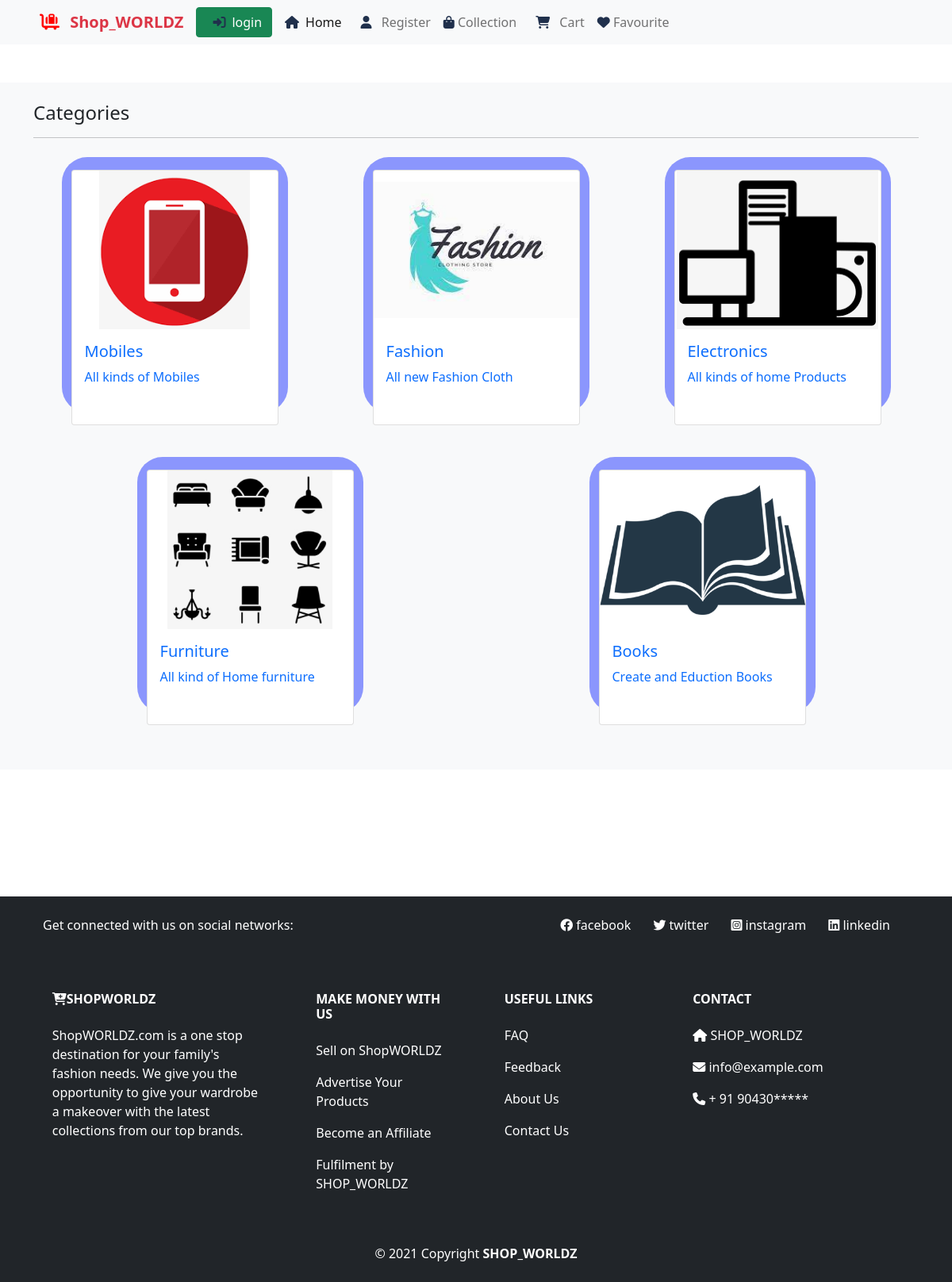
Screenshot of /collection/ with the database file from the repository.
### Shop/models.py (models this page shows, shortened)
class Catagory(models.Model):
  name=models.CharField(max_length=150,null=False,blank=False)
  image =models.ImageField(upload_to=getfileName,null=True,blank=True)
  description =models.TextField(max_length=500,null=False,blank=False)
  status =models.BooleanField(default=False,help_text="0-Show,1-Hidden")
  created_at = models.DateTimeField(auto_now_add=True)

### Shop/views.py (the view)
# urls.py: path('collection/',views.collections,name='collection'),
def collections(request):
  catagory  = Catagory.objects.filter(status=0)
  return render(request,"collection.html",context={"catagory":catagory})

### Shop/templates/collection.html (shortened to what this page needs)
{% extends 'layout/main.html' %}
{% block body %}
  <section class="bg-light py-4 my-5" style="min-height:600px;">
    <div class="container">
      <div class="row justify-content-around ">
        <div class="col-12">
          <h4 class="mb-3">Categories</h4>
          <hr style="border-color:#b8bfc2;">
        </div>
        {% for item in catagory %}
        <div class="col-md-4 col-lg-3 products_card  mb-5">
          <div class="card my-3">
            <img src="{{item.image}}"  class="card-img-top" alt="Categories">
            <a href= {% url 'collectionveiw' item.name %}>
            <div class="card-body">
              <h5 class="card-title text-primary">{{ item.name }}</h5>
              <p class="card-text">{{ item.description }}</p>
            </div>
          </a>
          </div>
        </div>
        {% endfor %}
      </div>
      </div>
  </section>
{% endblock body %}

### static/css/style.css (style rules this page uses)
a { text-decoration:none; }
.products_card { background-color:rgba(0, 26, 255, 0.442); border-radius:2rem ; margin:0.5rem; }
.card { height: 100%; }
.card-img-top { height: 200px; object-fit: contain; object-position: center; }

### rows the page displays
Catagory: image (picture), name "Mobiles", description "All kinds of Mobiles"
Catagory: image (picture), name "Fashion", description "All new Fashion Cloth"
Catagory: image (picture), name "Electronics", description "All kinds of home Products"
Catagory: image (picture), name "Furniture", description "All kind of Home furniture"
Catagory: image (picture), name "Books", description "Create and Eduction Books"
